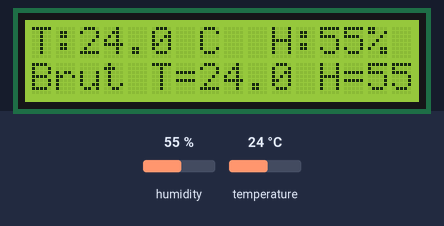
The sketch below on a simulated Arduino Uno, built with avr-gcc and run on an emulated ATmega328P. Parts: 16×2 character LCD. The test bench sets the inputs (shaded band); at power-on: humidity 55 %, temperature 24 °C. What the sketch prints to the serial monitor is not drawn.

Above: at 9.0 s.
9.1 s: humidity set to 22 %
At 13.1 s:
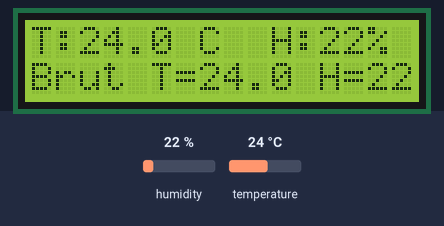
13.6 s: temperature set to 12 °C
At 16.1 s:
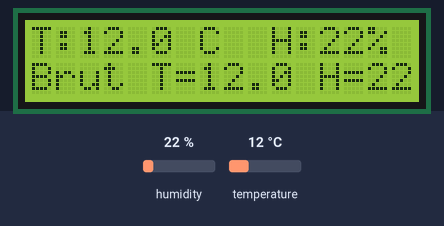
18.1 s: humidity set to 40 %
At 20.4 s:
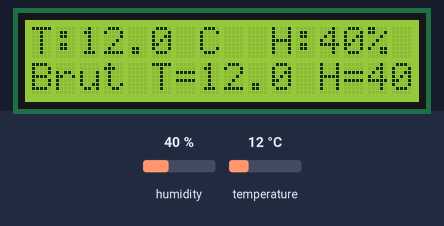
22.6 s: temperature set to 19 °C
At 24.7 s:
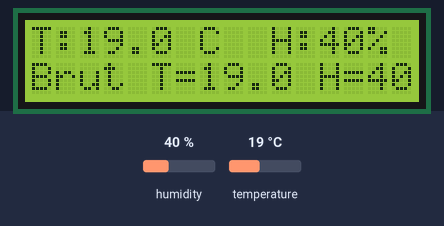
Timing chart, 0 to 26.2 s (numbered marks = the images above; inputs shaded):
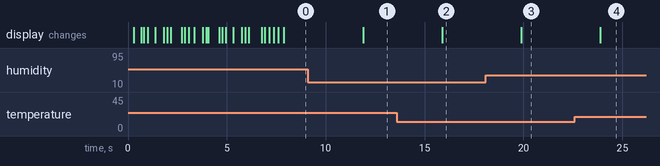

The sketch:

stormer_sensor.ino
```cpp
/*
 * Stormer — Arduino Uno R3
 * Capteur : DHT11 (température + humidité)
 * Affichage : écran LCD 16x2 I2C (PCF8574)
 *
 * ── BRANCHEMENT ──────────────────────────────────────────
 *
 *  Alimentation : tout en 5V (broche 5V de l'Uno, PAS la broche 3.3V)
 *
 *  DHT11 (broche DATA)  →  Pin 2  (D2)
 *  DHT11 VCC            →  5V
 *  DHT11 GND            →  GND
 *
 *  Écran I2C SDA        →  A4  (SDA — fil I2C obligatoire sur Uno)
 *  Écran I2C SCL        →  A5  (SCL — fil I2C obligatoire sur Uno)
 *  Écran VCC            →  5V
 *  Écran GND            →  GND
 *
 * ── LIBRAIRIES ARDUINO IDE ───────────────────────────────
 *  Outils → Gérer les bibliothèques → installer :
 *    • "DHT sensor library"        (Adafruit)
 *    • "Adafruit Unified Sensor"   (dépendance Adafruit)
 *    • "LiquidCrystal I2C"         (Frank de Brabander ou fmalpartida)
 *
 * ── FORMAT ENVOYÉ AU PC (Stormer) ────────────────────────
 *  temp:23.5,hum:45.0
 */

#include <Wire.h>
#include <LiquidCrystal_I2C.h>
#include <DHT.h>

// ── Configuration ─────────────────────────────────────────
#define DHT_PIN      2
#define DHT_TYPE     DHT11

#define LCD_COLS     16
#define LCD_ROWS     2
#define LCD_ADDR     0x27       // Essayer 0x3F si l'écran reste vide
#define INTERVAL_MS  2000       // DHT11 : min ~1 s entre deux lectures

#define USE_LCD_BEGIN   // Commentez si erreur "no member begin"

// ── Objets ────────────────────────────────────────────────
DHT dht(DHT_PIN, DHT_TYPE);
LiquidCrystal_I2C lcd(LCD_ADDR, LCD_COLS, LCD_ROWS);

unsigned long lastRead = 0;
bool lcdOk = false;

struct BootStep {
  const char *title;
  const char *subtitle;
  byte progress;      // 0-100
  unsigned int ms;    // durée de l'étape
};

// ── LCD helpers ───────────────────────────────────────────
void startLcd() {
#ifdef USE_LCD_BEGIN
  lcd.begin();
#else
  lcd.init();
#endif
  lcd.backlight();
}

void lcdLine(byte row, const char *text) {
  lcd.setCursor(0, row);
  lcd.print(text);
  byte len = 0;
  while (text[len] != '\0') len++;
  for (byte i = len; i < LCD_COLS; i++) {
    lcd.print(' ');
  }
}

void showProgressBar(byte row, byte percent) {
  lcd.setCursor(0, row);
  lcd.print('[');
  byte filled = map(percent, 0, 100, 0, 10);
  for (byte i = 0; i < 10; i++) {
    lcd.print(i < filled ? '#' : '-');
  }
  lcd.print(']');
}

void runStartupAnimation() {
  const BootStep steps[] = {
    {"  >> STORMER <<", "Demarrage...",      10,  500},
    {"Calibration",     "Capteur DHT11",     25,  700},
    {"Init capteurs",   "Lecture test...",   40,  800},
    {"Liaison serie",   "Port COM actif",    55,  600},
    {"Televersement",   "Envoi data PC",     70,  700},
    {"App Stormer",     "Ouverture...",      85,  700},
    {"   PRET !",        "Acquisition ON",   100, 900},
  };
  const byte stepCount = sizeof(steps) / sizeof(steps[0]);

  lcd.clear();

  for (byte s = 0; s < stepCount; s++) {
    lcdLine(0, steps[s].title);
    lcdLine(1, steps[s].subtitle);
    delay(180);

    unsigned int elapsed = 180;
    int startProg = (int)steps[s].progress - 15;
    if (startProg < 0) startProg = 0;

    while (elapsed < steps[s].ms) {
      showProgressBar(1, map(elapsed, 0, steps[s].ms, startProg, steps[s].progress));
      delay(80);
      elapsed += 80;
    }

    showProgressBar(1, steps[s].progress);
    delay(120);
  }

  // Flash final
  for (byte i = 0; i < 2; i++) {
    lcdLine(0, "   STORMER OK  ");
    lcdLine(1, "================");
    delay(200);
    lcdLine(0, "  Acquisition  ");
    lcdLine(1, "   en cours    ");
    delay(200);
  }

  lcd.clear();
}

// ── Setup ─────────────────────────────────────────────────
void setup() {
  Serial.begin(9600);
  dht.begin();

  Wire.begin();
  startLcd();
  lcdOk = true;

  runStartupAnimation();

  // Test rapide DHT11 pendant l'anim (lecture silencieuse)
  dht.readHumidity();
  dht.readTemperature();

  Serial.println("# Stormer Uno R3 — DHT11 pret");
}

// ── Loop ──────────────────────────────────────────────────
void loop() {
  if (millis() - lastRead < INTERVAL_MS) {
    return;
  }
  lastRead = millis();

  float humidity    = dht.readHumidity();
  float temperature = dht.readTemperature();

  if (isnan(humidity) || isnan(temperature)) {
    Serial.println("# ERREUR: lecture DHT11 echouee");
    if (lcdOk) {
      lcd.clear();
      lcdLine(0, "DHT11 ERREUR");
      lcdLine(1, "Verif. cablage");
    }
    return;
  }

  if (lcdOk) {
    lcd.setCursor(0, 0);
    lcd.print("T:");
    lcd.print(temperature, 1);
    lcd.print(" C  H:");
    lcd.print(humidity, 0);
    lcd.print("% ");
    lcd.print("    ");

    lcd.setCursor(0, 1);
    lcd.print("Brut T=");
    lcd.print(temperature, 1);
    lcd.print(" H=");
    lcd.print(humidity, 0);
    lcd.print("   ");
  }

  Serial.print("temp:");
  Serial.print(temperature, 1);
  Serial.print(",hum:");
  Serial.println(humidity, 1);
}

// ── Debug I2C (appel manuel si besoin) ────────────────────
void scanI2C() {
  Serial.println("# Scan I2C — adresses detectees :");
  byte count = 0;
  for (byte addr = 1; addr < 127; addr++) {
    Wire.beginTransmission(addr);
    if (Wire.endTransmission() == 0) {
      Serial.print("#   0x");
      if (addr < 16) Serial.print("0");
      Serial.println(addr, HEX);
      count++;
    }
  }
  if (count == 0) {
    Serial.println("#   (aucune — verifier SDA=A4, SCL=A5)");
  }
}
```

Measured:
- after the input at 9.1 s, the display: changes after 2.8 s (image 1)
- after the input at 13.6 s, the display: changes after 2.3 s (image 2)
- after the input at 18.1 s, the display: changes after 1.8 s (image 3)
- after the input at 22.6 s, the display: changes after 1.3 s (image 4)
